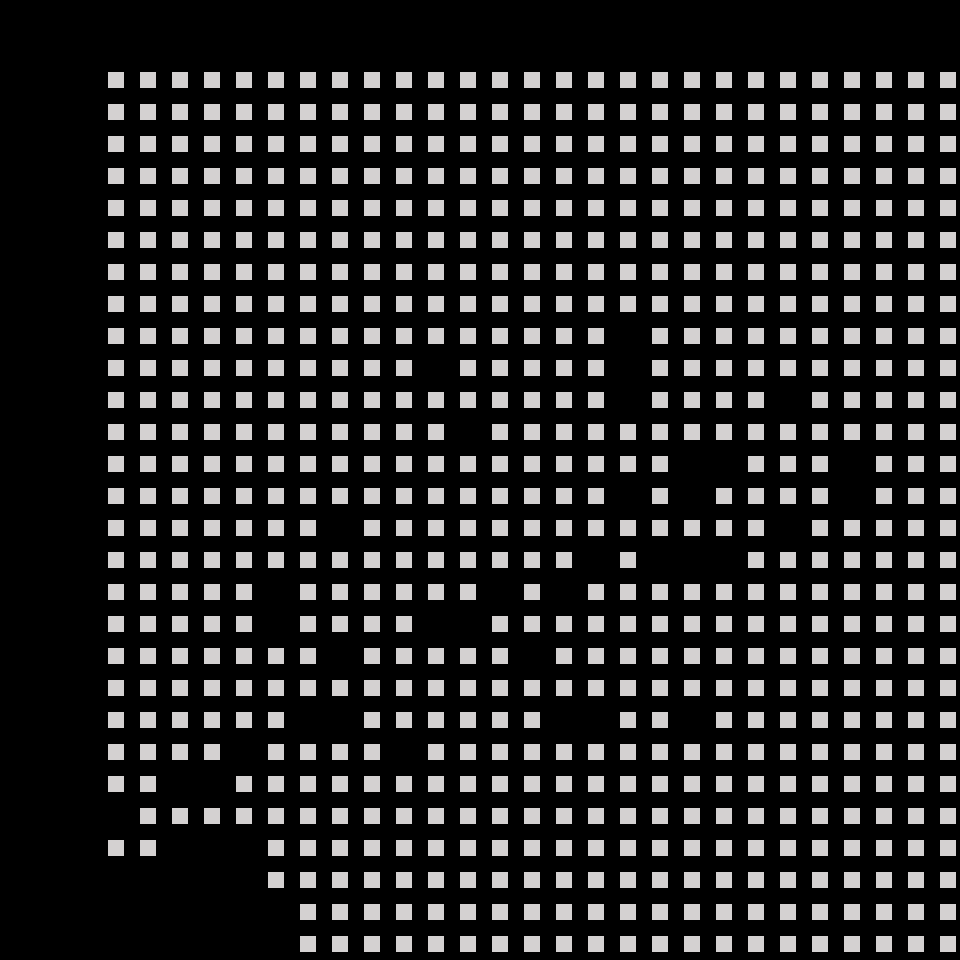

A level layout from a 2D game, rendered from its tile map. Below: a short description, then the map file with its tile-grid data intact:
An orthogonal 30x30 tile map with 32x32 px tiles, 1 tile layer (Tile Layer 1).

<map version="1.10" tiledversion="1.11.2" orientation="orthogonal" renderorder="right-down" width="30" height="30" tilewidth="32" tileheight="32" infinite="0" nextlayerid="3" nextobjectid="1">
 <tileset firstgid="1" name="Floor2" tilewidth="16" tileheight="16" tilecount="1" columns="1">
  <image source="Floor.png" width="16" height="16" />
 </tileset>
 <layer id="1" name="Tile Layer 1" width="30" height="30" offsetx="108.078" offsety="56.7408">
  <data encoding="csv">
1,1,1,1,1,1,1,1,1,1,1,1,1,1,1,1,1,1,1,1,1,1,1,1,1,1,1,1,1,1,
1,1,1,1,1,1,1,1,1,1,1,1,1,1,1,1,1,1,1,1,1,1,1,1,1,1,1,1,1,1,
1,1,1,1,1,1,1,1,1,1,1,1,1,1,1,1,1,1,1,1,1,1,1,1,1,1,1,1,1,1,
1,1,1,1,1,1,1,1,1,1,1,1,1,1,1,1,1,1,1,1,1,1,1,1,1,1,1,1,1,1,
1,1,1,1,1,1,1,1,1,1,1,1,1,1,1,1,1,1,1,1,1,1,1,1,1,1,1,1,1,1,
1,1,1,1,1,1,1,1,1,1,1,1,1,1,1,1,1,1,1,1,1,1,1,1,1,1,1,1,1,1,
1,1,1,1,1,1,1,1,1,1,1,1,1,1,1,1,1,1,1,1,1,1,1,1,1,1,1,1,1,1,
1,1,1,1,1,1,1,1,1,1,1,1,1,1,1,1,1,1,1,1,1,1,1,1,1,1,1,1,1,1,
1,1,1,1,1,1,1,1,1,1,1,1,1,1,1,1,0,1,1,1,1,1,1,1,1,1,1,1,1,1,
1,1,1,1,1,1,1,1,1,1,0,1,1,1,1,1,0,1,1,1,1,1,1,1,1,1,1,1,1,1,
1,1,1,1,1,1,1,1,1,1,1,1,1,1,1,1,0,1,1,1,1,0,1,1,1,1,1,1,1,1,
1,1,1,1,1,1,1,1,1,1,1,0,1,1,1,1,1,1,1,1,1,1,1,1,1,1,1,1,1,1,
1,1,1,1,1,1,1,1,1,1,1,1,1,1,1,1,1,1,0,0,1,1,1,0,1,1,1,1,1,1,
1,1,1,1,1,1,1,1,1,1,1,1,1,1,1,1,0,1,0,1,1,1,1,0,1,1,1,1,1,1,
1,1,1,1,1,1,1,0,1,1,1,1,1,1,1,1,1,1,1,1,1,0,1,1,1,1,1,1,1,1,
1,1,1,1,1,1,1,1,1,1,1,1,1,1,1,0,1,0,0,0,1,1,1,1,1,1,1,1,1,1,
1,1,1,1,1,0,1,1,1,1,1,1,0,1,0,1,1,1,1,1,1,1,1,1,1,1,1,1,1,1,
1,1,1,1,1,0,1,1,1,1,0,0,1,1,1,1,1,1,1,1,1,1,1,1,1,1,1,1,1,1,
1,1,1,1,1,1,1,0,1,1,1,1,1,0,1,1,1,1,1,1,1,1,1,1,1,1,1,1,1,1,
1,1,1,1,1,1,1,1,1,1,1,1,1,1,1,1,1,1,1,1,1,1,1,1,1,1,1,1,1,1,
1,1,1,1,1,1,0,0,1,1,1,1,1,1,0,0,1,1,0,1,1,1,1,1,1,1,1,1,1,1,
1,1,1,1,0,1,1,1,1,0,1,1,1,1,1,1,1,1,1,1,1,1,1,1,1,1,1,1,1,1,
1,1,0,0,1,1,1,1,1,1,1,1,1,1,1,1,1,1,1,1,1,1,1,1,1,1,1,1,1,1,
0,1,1,1,1,1,1,1,1,1,1,1,1,1,1,1,1,1,1,1,1,1,1,1,1,1,1,1,1,1,
1,1,0,0,0,1,1,1,1,1,1,1,1,1,1,1,1,1,1,1,1,1,1,1,1,1,1,1,1,1,
0,0,0,0,0,1,1,1,1,1,1,1,1,1,1,1,1,1,1,1,1,1,1,1,1,1,1,1,1,1,
0,0,0,0,0,0,1,1,1,1,1,1,1,1,1,1,1,1,1,1,1,1,1,1,1,1,1,1,1,1,
0,0,0,0,0,0,1,1,1,1,1,1,1,1,1,1,1,1,1,1,1,1,1,1,1,1,1,1,1,1,
0,0,0,0,0,0,0,0,1,1,1,1,1,1,1,1,1,1,1,1,1,1,1,1,1,1,1,1,1,1,
0,0,0,0,0,0,0,0,0,0,1,1,1,1,1,1,1,1,1,1,1,1,1,1,1,1,1,1,1,1
</data>
 </layer>
</map>